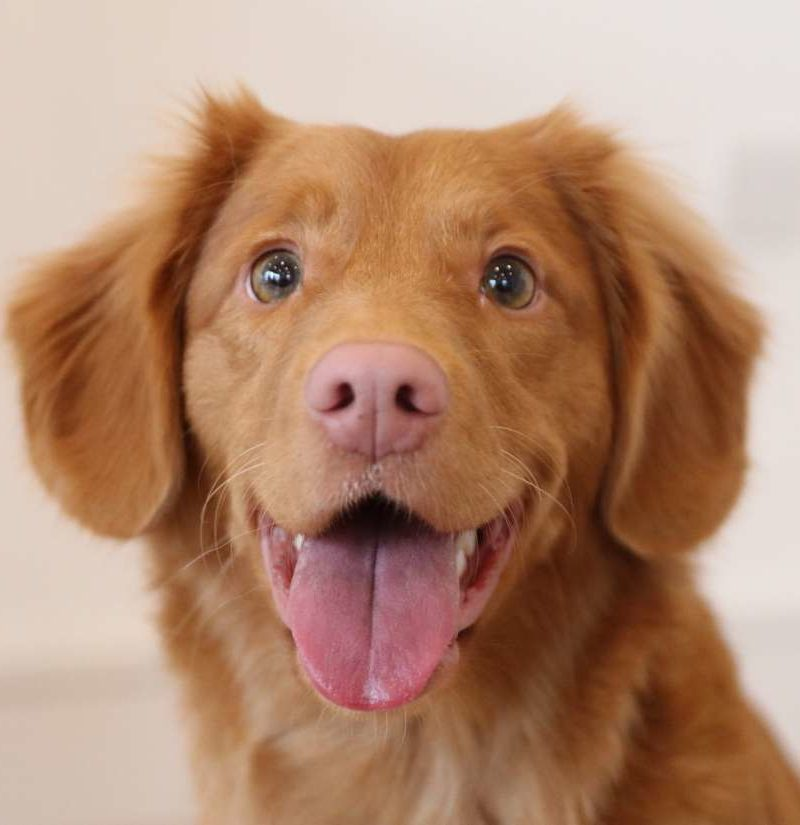
#> input picture Image Processing/dog.jpg, 800 x 825 px
$ jupyter execute Experiment1.ipynb
#> lines starting #> are read from the running program, lines starting #| are printed output that depends on the picture
[cell 1]
import cv2 as cv
import numpy as np
import scipy
from scipy.stats.kde import gaussian_kde
from scipy.signal import wiener
import matplotlib.pyplot as plt
import skimage.filters as imgFilters

[cell 2]
img  = cv.imread("../dog.jpg")
#> img is the input picture: shape (825, 800, 3); mean B, G, R 112.3, 137.1, 177.1
img = img/255
img = cv.resize(img,(400,400))
#> img: shape (400, 400, 3) float64

[cell 3]
cv.imshow('Original Image', img)
cv.waitKey(0)
cv.destroyAllWindows()

[cell 4]
# create Gaussian noise
x,y,c = img.shape
#> x = 400; y = 400; c = 3
mean = 0
var = 0.01
sigma = np.sqrt(var)
n = np.random.normal(loc = mean, scale = sigma, size = (x,y,c))

[cell 5]
cv.imshow('Gaussian noise', n)
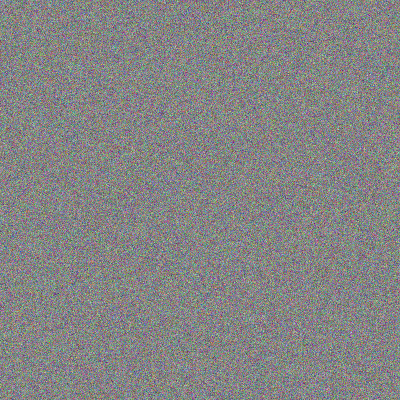
#> window 'Gaussian noise': shape (400, 400, 3) float64; mean B, G, R 0.000138, 0.000549, 8.41e-05; drawn with min black and max white
cv.waitKey(0)
cv.destroyAllWindows()

[cell 6]
# display the probability density function (pdf)
kde = gaussian_kde(n.reshape(int(x*y*c)))
dist_space = np.linspace(np.min(n), np.max(n), 100)
#> dist_space = 100 values from -0.485 to 0.447
plt.plot(dist_space, kde(dist_space))
plt.xlabel('Noise pixel value')
plt.ylabel('Frequency')
plt.show()
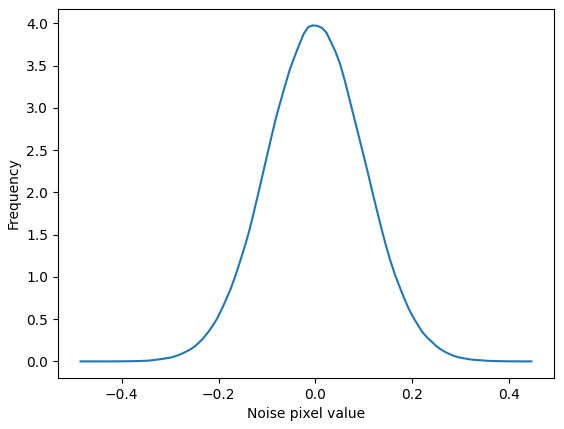
#> figure drawn by matplotlib, 1 panel; curve peaks at x = -0.00516, y = 3.98

[cell 7]
# Add a Gaussian noise to the image
g = img + n
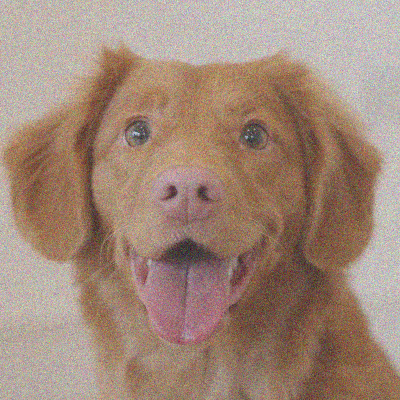
#> g: shape (400, 400, 3) float64; mean B, G, R 0.44, 0.538, 0.695; drawn with min black and max white

cv.imshow('Original Image', img)
cv.imshow('Corrupted Image', g)
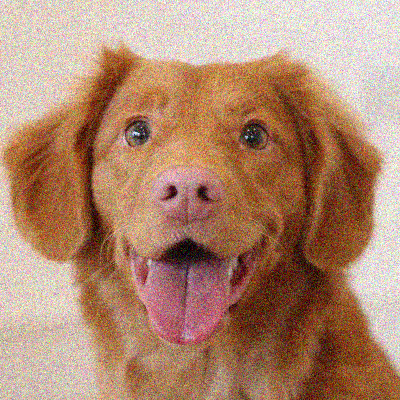
#> window 'Corrupted Image': shape (400, 400, 3); mean B, G, R 112.2, 136.6, 176.1
cv.waitKey(0)
cv.destroyAllWindows()

[cell 8]
filtered_img = wiener(g, (5,5,1))
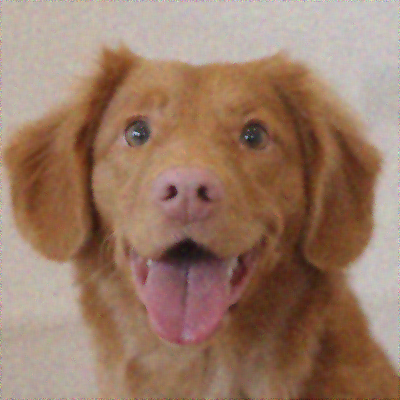
#> filtered_img: shape (400, 400, 3) float64; mean B, G, R 0.44, 0.538, 0.694; drawn with min black and max white

[cell 9]
cv.imshow('Corrupted Image', g)
cv.imshow('WienerFilteredImage', filtered_img)
cv.waitKey(0)
cv.destroyAllWindows()

[cell 10]
mean = cv.blur(g, (3,3))
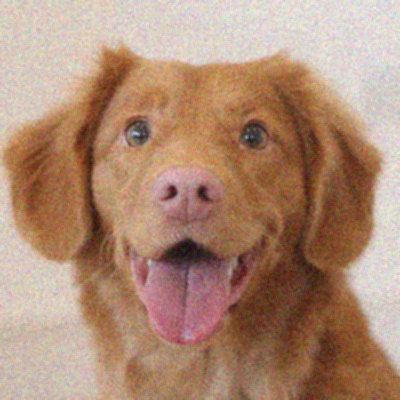
#> mean: shape (400, 400, 3) float64; mean B, G, R 0.44, 0.538, 0.695; drawn with min black and max white
median = imgFilters.median(g)
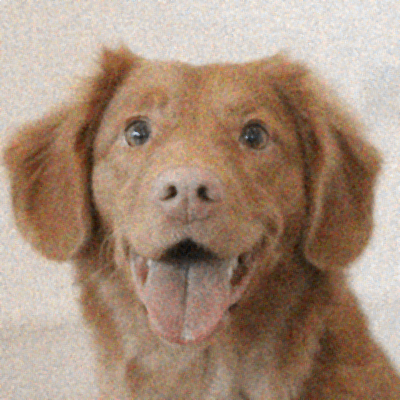
#> median: shape (400, 400, 3) float64; mean B, G, R 0.469, 0.55, 0.654; drawn with min black and max white


# Apply MIN Filter on the Gaussian noise image
minimum_filter = scipy.ndimage.minimum_filter(g, 3)
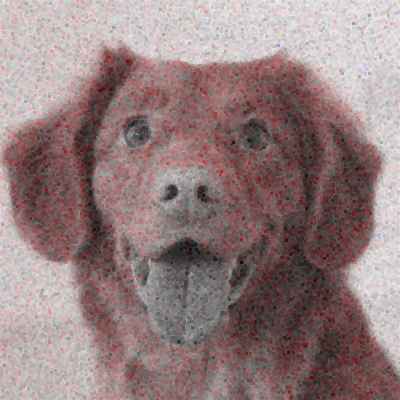
#> minimum_filter: shape (400, 400, 3) float64; mean B, G, R 0.278, 0.276, 0.382; drawn with min black and max white

# Apply MAX Filter on the Gaussian noise image
maximum_filter = scipy.ndimage.maximum_filter(g,3)
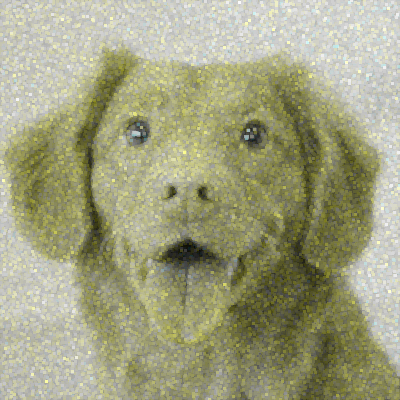
#> maximum_filter: shape (400, 400, 3) float64; mean B, G, R 0.7, 0.853, 0.851; drawn with min black and max white

[cell 11]
display = [g, filtered_img, mean, median, minimum_filter, maximum_filter]
label = [ 'Gaussian Noise','WienerFilteredImage', 'MEAN FILTER','MEDIAN FILTER','Minimum Filter','Maximum Filter']

for i in range(len(display)):
    cv.imshow(label[i], display[i])
#> this loop made 6 passes

cv.waitKey(0)
cv.destroyAllWindows()
